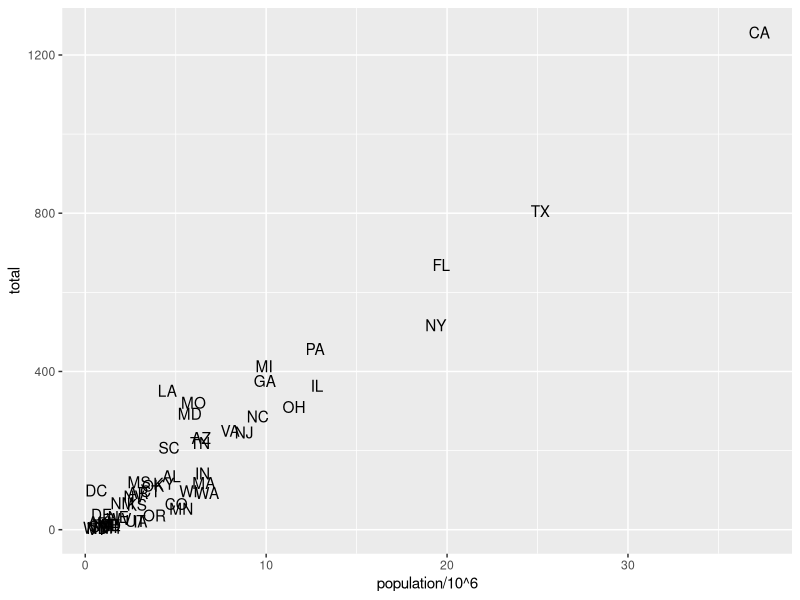

Write R code to recreate this figure.
library(dslabs)
library(ggplot2)
data("murders")
# murders
ggplot(data = murders) + 
  geom_text(aes(population/10^6, total, label = abb))
